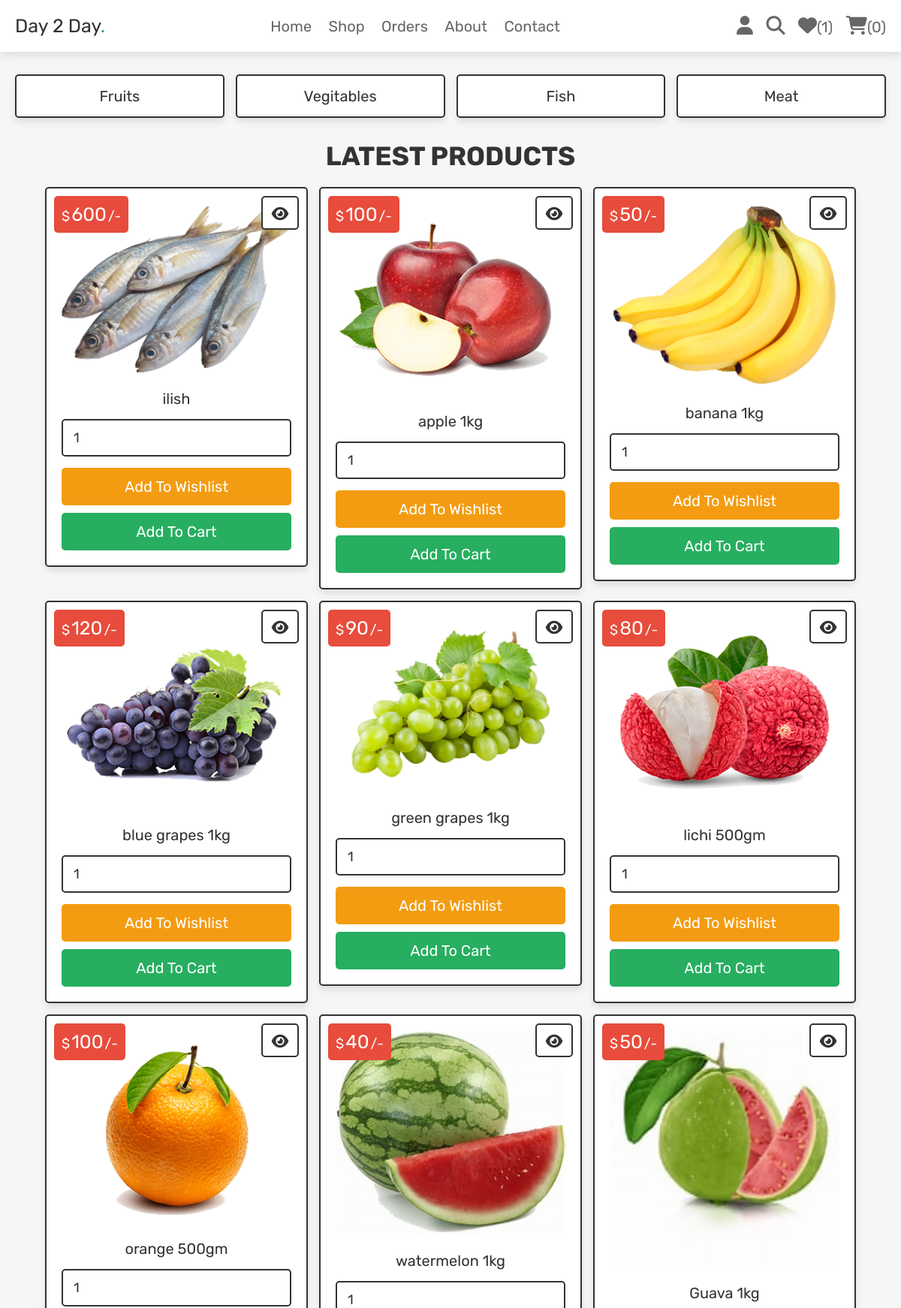
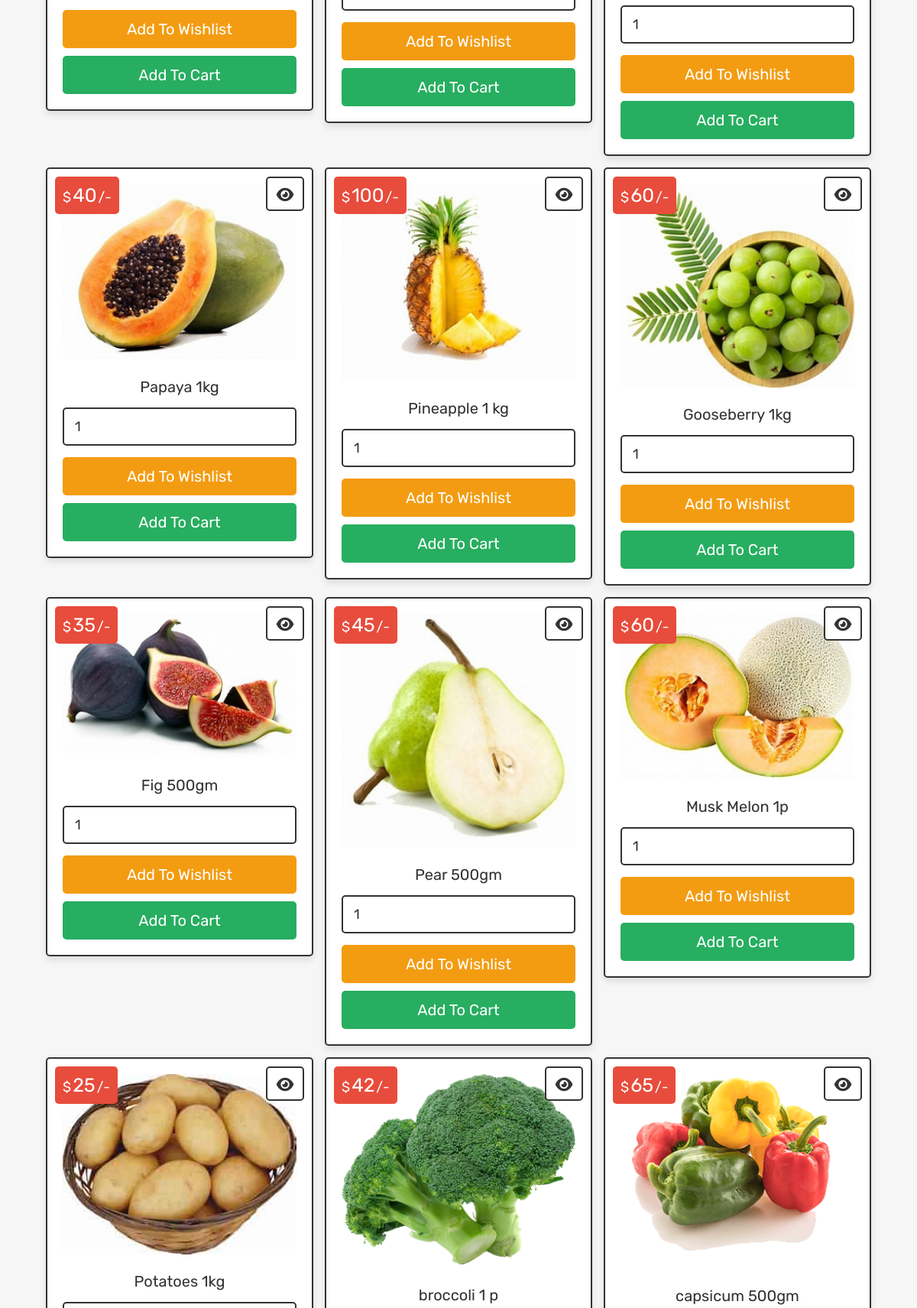
The page /main/shop.php (upper part) on the database its author committed (2 pictures, top to bottom).
### tables this page shows
CREATE TABLE `products` (
  `id` int(100) NOT NULL,
  `name` varchar(100) NOT NULL,
  `category` varchar(20) NOT NULL,
  `details` varchar(500) NOT NULL,
  `price` int(100) NOT NULL,
  `image` varchar(100) NOT NULL
);

### main/shop.php (the view, shortened to what this page needs)
<?php
@include 'config.php';
?>
<!DOCTYPE html>
<html lang="en">
<head>
   <link rel="stylesheet" href="https://cdnjs.cloudflare.com/ajax/libs/font-awesome/6.1.1/css/all.min.css">
   <link rel="stylesheet" href="css/style.css">
</head>
<body>
<?php include 'header.php'; ?>
<section class="p-category">
   <a href="category.php?category=fruits">fruits</a>
   <a href="category.php?category=vegitables">vegitables</a>
   <a href="category.php?category=fish">fish</a>
   <a href="category.php?category=meat">meat</a>
</section>
<section class="products">
   <h1 class="title">latest products</h1>
   <div class="box-container">
   <?php
      $select_products = $conn->prepare("SELECT * FROM `products`");
      $select_products->execute();
      if($select_products->rowCount() > 0){
         while($fetch_products = $select_products->fetch(PDO::FETCH_ASSOC)){
   ?>
   <form action="" class="box" method="POST">
      <div class="price">$<span><?= $fetch_products['price']; ?></span>/-</div>
      <a href="view_page.php?pid=<?= $fetch_products['id']; ?>" class="fas fa-eye"></a>
      <img src="uploaded_img/<?= $fetch_products['image']; ?>" alt="">
      <div class="name"><?= $fetch_products['name']; ?></div>
      <input type="number" min="1" value="1" name="p_qty" class="qty">
      <input type="submit" value="add to wishlist" class="option-btn" name="add_to_wishlist">
      <input type="submit" value="add to cart" class="btn" name="add_to_cart">
   </form>
   <?php
      }
   }else{
      echo '<p class="empty">no products added yet!</p>
      ';
   }
   ?>
   </div>
</section>
</body>
</html>

### css/style.css (style rules this page uses)
.products .box-container { display: grid; grid-template-columns: repeat(auto-fit, 35rem); gap:1.5rem; justify-content: center; align-items: flex-start; }
.products .box-container .box { padding:2rem; text-align: center; border:var(--border); background-color: var(--white); box-shadow: var(--box-shadow); border-radius: .5rem; position: relative; }
.products .box-container .box .price { position: absolute; top:1rem; left:1rem; padding:1rem; border-radius: .5rem; background-color: var(--red); font-size: 1.8rem; color:var(--white); }
.products .box-container .box .price span { font-size: 2.5rem; color:var(--white); margin:0 .2rem; }
.products .box-container .box .fa-eye { position: absolute; top:1rem; right:1rem; border-radius: .5rem; height: 4.5rem; line-height: 4.3rem; width: 5rem; border:var(--border); color:var(--black); font-size: 2rem; background-color: var(--white); }
.products .box-container .box img { width: 100%; margin-bottom: 1rem; }
.products .box-container .box .name { font-size: 2rem; color:var(--black); padding:1rem 0; }
.products .box-container .box .qty { margin:.5rem 0; border-radius: .5rem; padding:1.2rem 1.4rem; font-size: 1.8rem; color:var(--black); border:var(--border); width: 100%; }
.p-category { display: grid; grid-template-columns: repeat(auto-fit, minmax(27rem, 1fr)); gap:1.5rem; justify-content: center; align-items: flex-start; }
.p-category { padding-bottom: 0; }
.p-category a { padding:1.5rem; text-align: center; border:var(--border); background-color: var(--white); box-shadow: var(--box-shadow); border-radius: .5rem; font-size: 2rem; text-transform: capitalize; color:var(--black); }

### css/components.css (style rules this page uses)
:root { --green:#27ae60; --orange:#f39c12; --red:#e74c3c; --black:#333; --light-color:#666; --white:#fff; --light-bg:#f6f6f6; --border:.2rem solid var(--black); --box-shadow:0 .5rem 1rem rgba(0,0,0,.1); }
* { font-family: 'Rubik', sans-serif; margin:0; padding:0; box-sizing: border-box; outline: none; border:none; text-decoration: none; color:var(--black); }
body { background-color: var(--light-bg); }
html { font-size: 62.5%; overflow-x: hidden; scroll-behavior: smooth; scroll-padding-top: 6.5rem; }
section { padding:3rem 2rem; max-width: 1200px; margin:0 auto; }
.btn, .delete-btn, .option-btn { display: block; width: 100%; margin-top: 1rem; border-radius: .5rem; color:var(--white); font-size: 2rem; padding:1.3rem 3rem; text-transform: capitalize; cursor: pointer; text-align: center; }
.btn { background-color: var(--green); }
.option-btn { background-color: var(--orange); }
.title { text-align: center; margin-bottom: 2rem; text-transform: uppercase; color:var(--black); font-size: 3.5rem; }

### rows shown on the page
products: price "600", image (picture), name "ilish"
products: price "100", image (picture), name "apple 1kg"
products: price "50", image (picture), name "banana 1kg"
products: price "120", image (picture), name "blue grapes 1kg"
products: price "90", image (picture), name "green grapes 1kg"
products: price "80", image (picture), name "lichi 500gm"
products: price "100", image (picture), name "orange 500gm"
products: price "40", image (picture), name "watermelon 1kg"
products: price "50", image (picture), name "Guava 1kg"
products: price "40", image (picture), name "Papaya 1kg"
products: price "100", image (picture), name "Pineapple 1 kg"
products: price "60", image (picture), name "Gooseberry 1kg"
products: price "35", image (picture), name "Fig 500gm"
products: price "45", image (picture), name "Pear 500gm"
products: price "60", image (picture), name "Musk Melon 1p"
products: price "25", image (picture), name "Potatoes 1kg"
products: price "42", image (picture), name "broccoli 1 p"
products: price "65", image (picture), name "capsicum 500gm"

### other values the page prints
$count_wishlist_items->rowCount() "1"
$count_cart_items->rowCount() "0"
